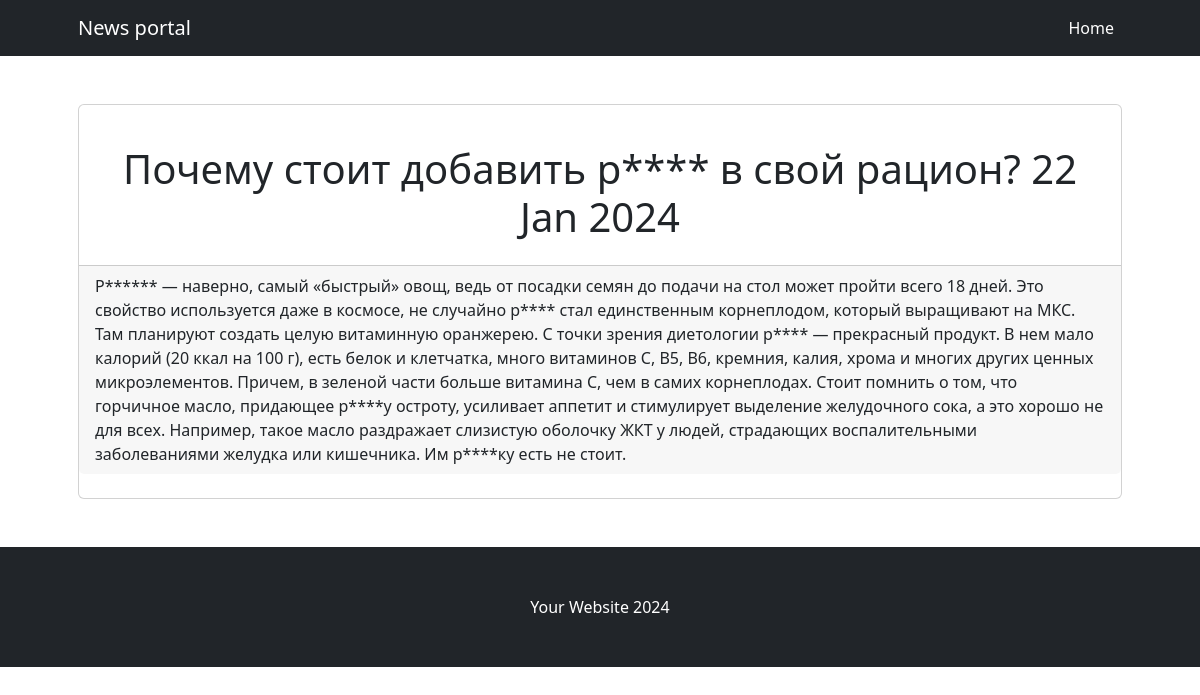
Screenshot of /news/3 with the database file from the repository.
### simpleapp/models.py (models this page shows, shortened)
class Post(models.Model):
    author = models.CharField(max_length=255)
    item = models.CharField(max_length=3, choices=ITEM, default=article)
    date = models.DateTimeField(auto_now_add=True)
    category = models.ForeignKey(to=Category, on_delete=models.CASCADE, related_name='posts')
    heading = models.CharField(max_length=255)
    text = models.TextField(default = "Текст не введен")

### simpleapp/views.py (the view)
# urls.py: path('<int:pk>', PostDetail.as_view()),
class PostDetail(DetailView):
    model = Post
    template_name = 'post.html'
    context_object_name = 'post'

### simpleapp/templatetags/custom_filters.py (called while the page is built)
@register.filter(name='censor')
def currency(value):
   if type(value)==str:
      for pattern, repl in _TAGS:
        value = re.sub(pattern, repl, value)
   return value

### templates/post.html (shortened to what this page needs)
{% extends 'flatpages/default.html' %}
{% load custom_filters %}
{% block content %}
<div class="card   my-5 py-4 ">
    <div class="card-body text-center">
        <h1 class="font-weight-light">{{ post.heading|censor }} {{ post.date|date:'d M Y' }}</h1>
    </div>
    <div class="card-footer">
        <p class="card-text">{{ post.text|censor }}</p>
    </div>
</div>
{% endblock content %}

### rows the page displays
Post: heading|censor "Почему стоит добавить р**** в свой рацион?", date "22 Jan 2024", text|censor "Р****** — наверно, самый «быстрый» овощ, ведь от посадки семян до подачи на стол может пройти всего 18 дней. Это свойство используется даже в космосе, не случайно р**** стал единственным корнеплодом, который выращивают на МКС. Там планируют создать целую витаминную оранжерею. С точки зрения диетологии р**** — прекрасный продукт. В нем мало калорий (20 ккал на 100 г), есть белок и клетчатка, много витаминов С, В5, В6, кремния, калия, хрома и многих других ценных микроэлементов. Причем, в зеленой части больше витамина С, чем в самих корнеплодах. Стоит помнить о том, что горчичное масло, придающее р****у остроту, усиливает аппетит и стимулирует выделение желудочного сока, а это хорошо не для…"
